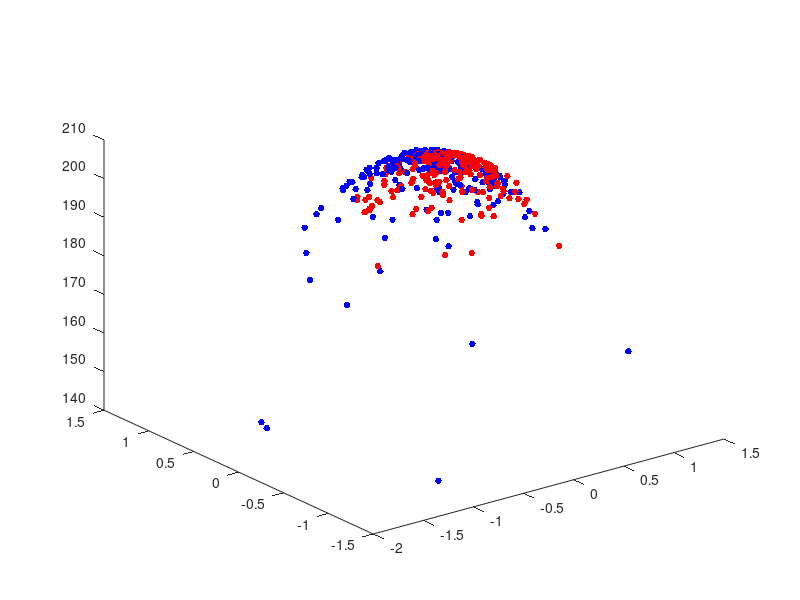

MATLAB code for this plot: (Note: this script raises an error after producing the figure.)
load scz_geneset_example.mat
n0=size(Zctl,1);
n1=size(Zscz,1);
dizgroup=[-1*ones(n0,1);ones(n1,1)];
X=[Zctl; Zscz];
[~,s]=pca(X,'NumComponents',2);
data1=s(dizgroup==-1,:);
data2=s(dizgroup==1,:);



project = @(data, sigma) sum(exp(-(squareform( pdist(data, 'euclidean') .^ 2) ./ ( 2*sigma^2))));



data1_z = project(data1, 2);
data2_z = project(data2, 2);


figure;

plot3(data1(:,1),data1(:,2),data1_z,'r.','MarkerSize',15)
hold on
plot3(data2(:,1),data2(:,2),data2_z,'b.','MarkerSize',15)
% ezpolar(@(x)1);ezpolar(@(x)2);
%axis equal
%hold off

theclass=dizgroup;

%Train the SVM Classifier
cl = fitcsvm(X,theclass,'KernelFunction','rbf',...
    'BoxConstraint',Inf,'ClassNames',[-1,1]);

CVSVMModel = crossval(cl,'Leaveout','off');

kfoldLoss(CVSVMModel)
% ans = 0.0769
% The out-of-sample misclassification error is approximately 8%.

% [Mdl,FitInfo] = fitckernel(X,theclass)
CVMdl = fitckernel(X,theclass,'CrossVal','on');
kfoldLoss(CVMdl)




